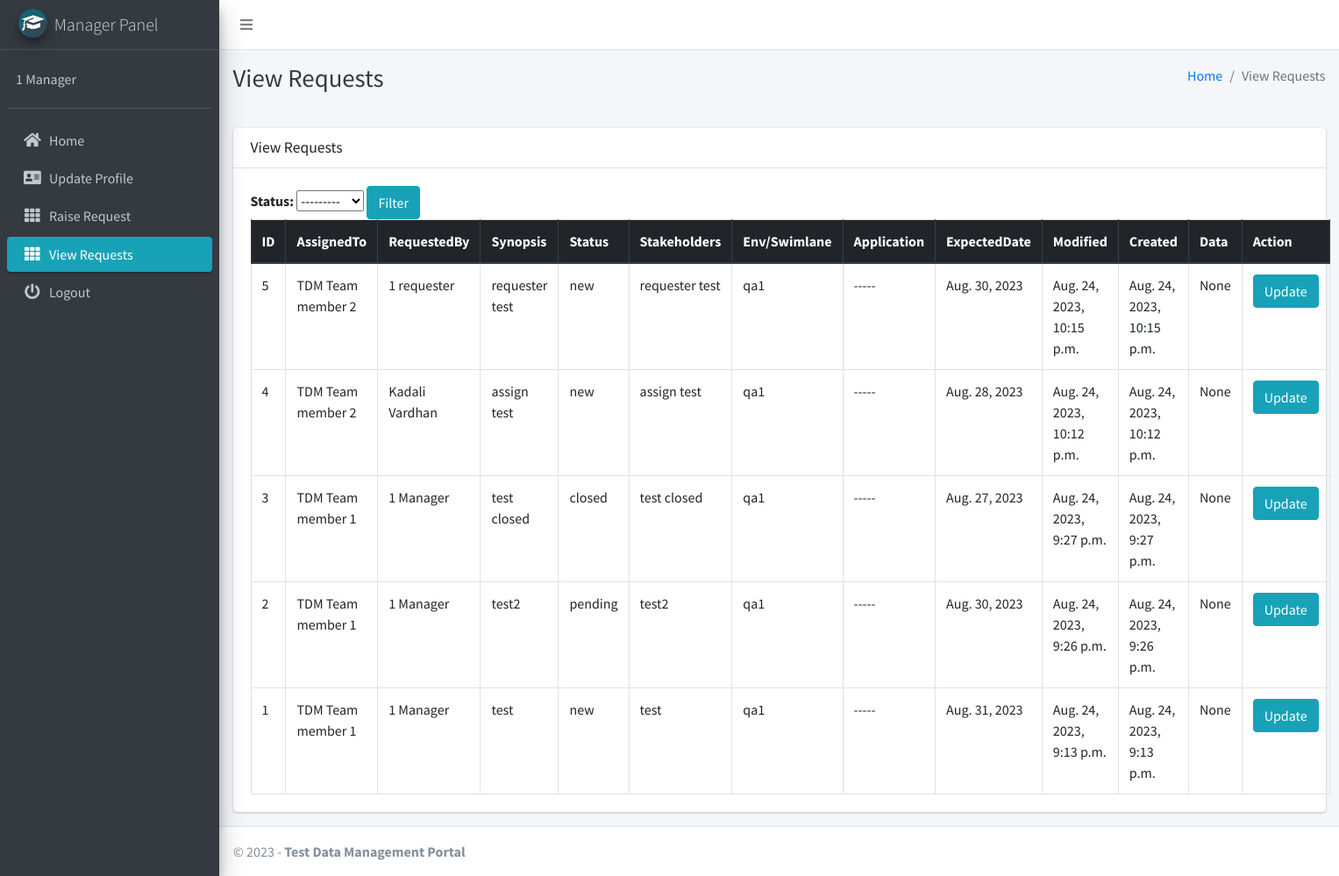
Before: /requests/all (signed in) with the older database file.
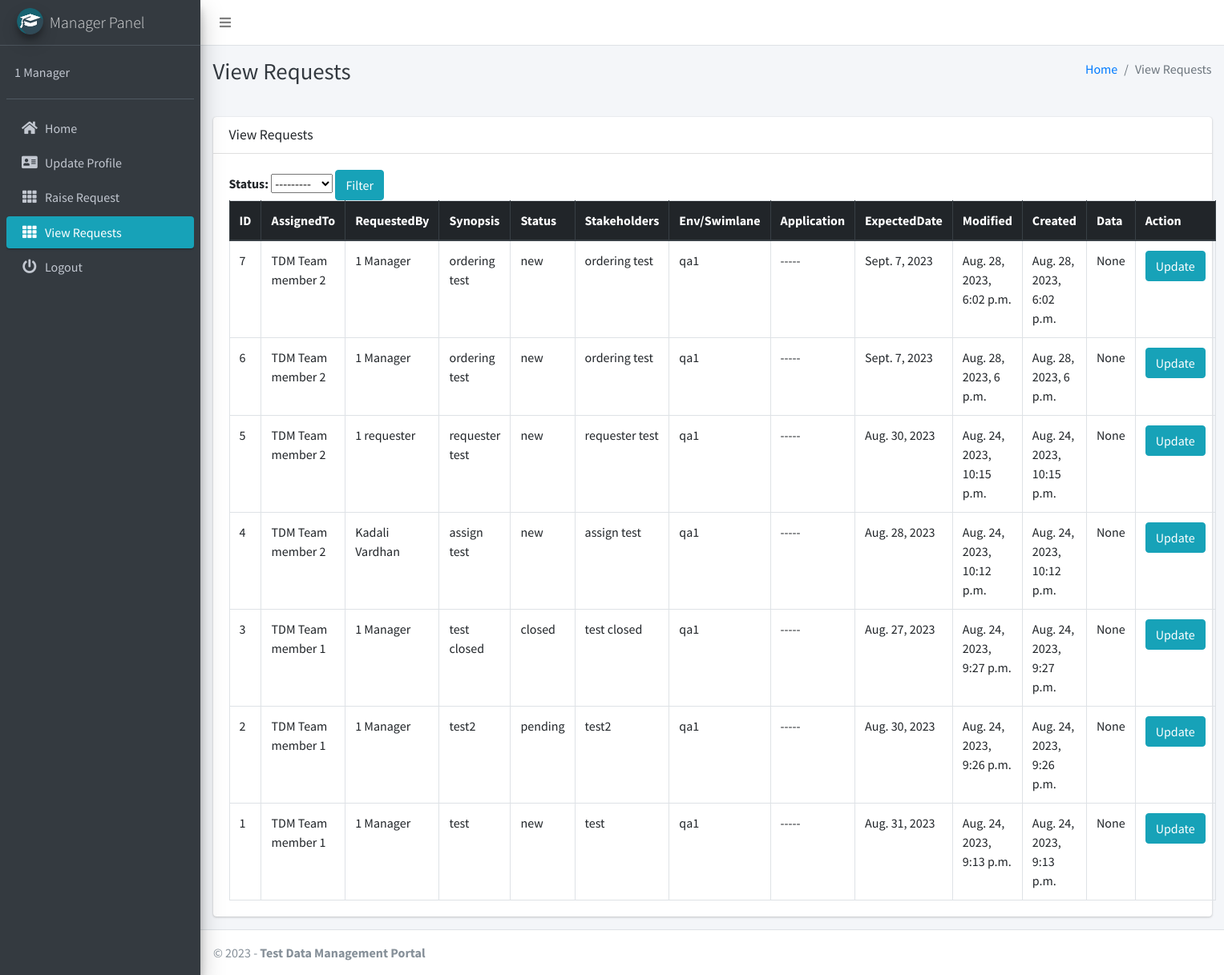
After: the same page with the newer database file.
### main_application/models.py (models this page shows, shortened)
class Request(models.Model):
    STATUS = (('new', "New"), ('pending', "Pending"), ('closed', "Closed"))
    ENV_SWIMLANE = (('qa1', "QA1"), ('qa2', "QA2"))
    TYPE_OF_DATA_SETUP = (('new', "New"),('existing', "Existing"),('inforce', "Inforce"),('gold copy', "Gold Copy"),('not applicable', "Not Applicable"))
    TYPE_OF_REQUEST = (('normal', "Normal"), ('expediate', "Expediate"))
    STATE_JURISDICTION = ()
    members = CustomUser.objects.filter(user_type=3)
    ASSIGNED_TO = (members)
    status = models.CharField(default='new', choices=STATUS, max_length=100)
    requested_by = models.ForeignKey(settings.AUTH_USER_MODEL, on_delete=models.CASCADE)
    assigned_to = models.CharField(max_length=100, default="-----")
    type_of_request = models.CharField(default='normal', choices=TYPE_OF_REQUEST, max_length=100)
    env_swimlane = models.CharField(default='qa1', choices=ENV_SWIMLANE, max_length=100)
    project_name = models.CharField(max_length=100, default="-----")
    number_of_records = models.CharField(max_length=100, default="-----")
    application = models.CharField(max_length=100, default="-----")
    expected_date = models.DateField()
    type_of_data_setup = models.CharField(default='new', choices=TYPE_OF_DATA_SETUP, max_length=100)
    stakeholders = models.TextField()
    state_jurisdiction = models.CharField(default='new', choices=TYPE_OF_DATA_SETUP, max_length=100)
    synopsis_of_request = models.TextField()
    description_of_request = models.TextField()
    date_posted = models.DateTimeField(default=timezone.now)
    date_updated = models.DateTimeField(auto_now=True)
    test_data = models.FileField(upload_to="testdata/", null=True, default=None, max_length=250)

class CustomUser(AbstractUser):
    USER_TYPE = ((1, "Admin"), (2, "Requester"), (3, "Supplier"), (4, "Manager"))
    GENDER = [("M", "Male"), ("F", "Female")]
    username = None
    email = models.EmailField(unique=True)
    user_type = models.CharField(default=1, choices=USER_TYPE, max_length=1)
    gender = models.CharField(max_length=1, choices=GENDER)
    created_at = models.DateTimeField(auto_now_add=True)
    updated_at = models.DateTimeField(auto_now=True)
    USERNAME_FIELD = "email"
    REQUIRED_FIELDS = []
    objects = CustomUserManager()
    def __str__(self):
        return self.last_name + " " + self.first_name

### main_application/views.py (the view)
# urls.py: re_path(r"^requests/all$", views.RequestListView.as_view(), name='view_requests_all'),
class RequestListView(ListView):
    model = Request
    template_name = "main_application/view_requests.html"
    context_object_name = "requests"
    def get_queryset(self):
        if 'new' in self.request.GET:
            return Request.objects.filter(status="new").order_by('-date_posted')
        elif 'pending' in self.request.GET:
            return Request.objects.filter(status="pending").order_by('-date_posted')
        elif 'closed' in self.request.GET:
            return Request.objects.filter(status="closed").order_by('-date_posted')
        else:
            return Request.objects.all().order_by('-date_posted')
    def get_context_data(self, **kwargs):
        context = super().get_context_data(**kwargs)
        context["page_title"] = "View Requests"
        context["filter"] = RequestFilter(self.request.GET, queryset=self.get_queryset())
        return context

### main_application/templates/main_application/view_requests.html
{% extends 'main_application/base.html' %}
{% load static %}
{% load bootstrap %}
{% block page_title %}{{page_title}}{% endblock page_title %}
{% block content %}
<section class="content">
    <div class="container-fluid">
        <div class="row">
            <div class="col-md-12">
                <div class="card">
                    <div class="card-header">
                        <h3 class="card-title">{{page_title}}</h3>
                    </div>
                    <div class="card-body">
                        <form method="GET">
                            {{filter.form}}
                            <button type="submit" class="btn btn-info">Filter</button>
                        </form>
                        <table id="example2" class="table table-bordered table-hover">
                            <thead class="thead-dark">
                                <tr>
                                    <th>ID</th>
                                    <th>AssignedTo</th>
                                    <th>RequestedBy</th>
                                    <th>Synopsis</th>
                                    <th>Status</th>
                                    <th>Stakeholders</th>
                                    <th>Env/Swimlane</th>
                                    <th>Application</th>
                                    <th>ExpectedDate</th>
                                    <th>Modified</th>
                                    <th>Created</th>
                                    <th>Data</th>
                                    <th>Action</th>
                                </tr>
                            </thead>
                            <tbody>
                                {% for request in filter.qs %}
                                <tr>
                                    <td>{{request.pk}}</td>
                                    <td>{{request.assigned_to}}</td>
                                    <td>{{request.requested_by}}</td>
                                    <td>{{request.synopsis_of_request}}</td>
                                    <td>{{request.status}}</td>
                                    <td>{{request.stakeholders}}</td>
                                    <td>{{request.env_swimlane}}</td>
                                    <td>{{request.application}}</td>
                                    <td>{{request.expected_date}}</td>
                                    <td>{{request.date_updated}}</td>
                                    <td>{{request.date_posted}}</td>
                                    {% if request.test_data %}
                                    <td><a class="btn btn-info" href="{{request.test_data.url}}" role="button">Download</td>
                                    {% else %}
                                    <td>None</td>
                                    {% endif %}
                                    <td><a class="btn btn-info" href="{% url 'update_requests' request.pk %}" role="button">Update</a></td>
                                </tr>
                                {% endfor %}
                            </tbody>
                        </table>
                    </div>
                </div>
            </div>
        </div>
    </div>
</section>
{% endblock content %}

Changed rows visible on the page:
added Request: pk "7", assigned_to "TDM Team member 2", requested_by "1 Manager", synopsis_of_request "ordering test", status "new", stakeholders "ordering test", env_swimlane "qa1", application "-----", expected_date "Sept. 7, 2023", date_updated "Aug. 28, 2023, 6:02 p.m.", date_posted "Aug. 28, 2023, 6:02 p.m.", test_data "None"
added Request: pk "6", assigned_to "TDM Team member 2", requested_by "1 Manager", synopsis_of_request "ordering test", status "new", stakeholders "ordering test", env_swimlane "qa1", application "-----", expected_date "Sept. 7, 2023", date_updated "Aug. 28, 2023, 6 p.m.", date_posted "Aug. 28, 2023, 6 p.m.", test_data "None"
